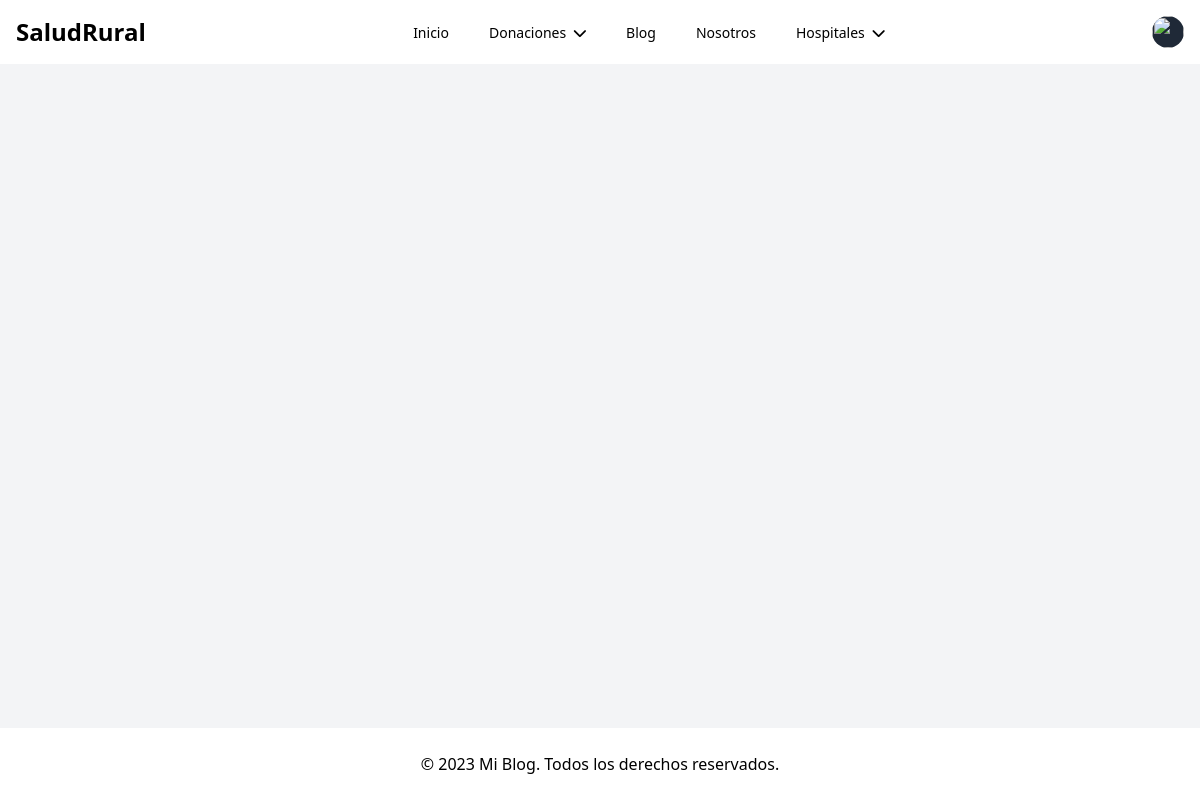
/blog.php (signed in), run on an earlier commit of the app's database.
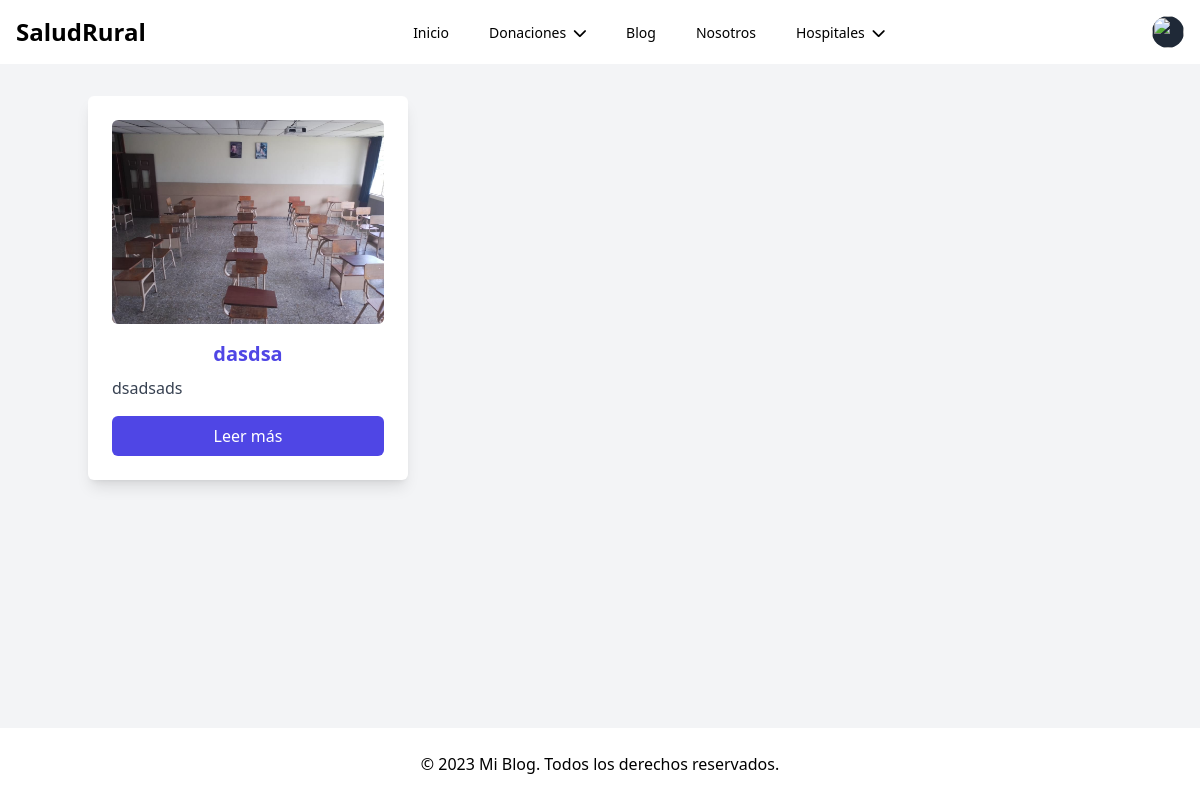
And on a later commit of the database.
### tables this page shows
CREATE TABLE `blogs` (
  `id` int(11) NOT NULL,
  `hospital_id` int(11) DEFAULT NULL,
  `titulo` varchar(255) DEFAULT NULL,
  `contenido` text DEFAULT NULL,
  `imagen` blob DEFAULT NULL,
  `fecha_publicacion` timestamp NOT NULL DEFAULT current_timestamp()
);

### HTML/blog.php (the view, shortened to what this page needs)
<!DOCTYPE html>
<html lang="es">
<head>
    <link rel="stylesheet" href="https://cdnjs.cloudflare.com/ajax/libs/font-awesome/6.2.1/css/all.min.css" />
    <link rel="stylesheet" href="../CSS/css-blog.css">
    <script src="https://cdn.tailwindcss.com"></script>
    <link rel="stylesheet" href="https://cdnjs.cloudflare.com/ajax/libs/font-awesome/6.0.0-beta3/css/all.min.css">
  </head>
<body class="bg-gray-100 font-sans flex flex-col min-h-screen">
<nav class="bg-white p-4">
        <div class="flex justify-between items-center">
            <a href="#" class="text-green text-2xl font-bold">SaludRural</a>
            <ul class="flex space-x-4">
                <li><a href="Index.php" class="text-black hover:bg-blue-600 hover:text-white rounded-md px-3 py-2 text-sm font-medium" aria-current="page">Inicio</a></li>
                <li class="relative">
                    <a href="#" class="text-black hover:bg-blue-600 hover:text-white rounded-md px-3 py-2 text-sm font-medium" id="donaciones-menu">
                        <span>Donaciones</span>
                        <i class="fas fa-chevron-down ml-1"></i>
                    </a>
                </li>
                <li><a href="#" class="text-black hover:bg-blue-600 hover:text-white rounded-md px-3 py-2 text-sm font-medium">Blog</a></li>
                <li><a href="#" class="text-black hover:bg-blue-600 hover:text-white rounded-md px-3 py-2 text-sm font-medium">Nosotros</a></li>
                <li class="relative">
                    <a href="#" class="text-black hover:bg-blue-600 hover:text-white rounded-md px-3 py-2 text-sm font-medium" id="hospitales-menu">
                        <span>Hospitales</span>
                        <i class="fas fa-chevron-down ml-1"></i>
                    </a>
                </li>
            </ul>
            <div class="relative">
                <button type="button" class="relative flex rounded-full bg-gray-800 text-sm focus:outline-none focus:ring-2 focus:ring-white focus:ring-offset-2 focus:ring-offset-gray-800" id="user-menu-button" aria-expanded="false" aria-haspopup="true">
                    <span class="absolute -inset-1.5"></span>
                    <img class="h-8 w-8 rounded-full" src="https://images.unsplash.com/photo-1472099645785-5658abf4ff4e?ixlib=rb-1.2.1&ixid=eyJhcHBfaWQiOjEyMDd9&auto=format&fit=facearea&facepad=2&w=256&h=256&q=80" alt="">
                </button>
            </div>
    </nav>
    <main class="container mx-auto mt-8 flex-grow mb-8">
    <section class="flex justify-center">
      <div class="grid grid-cols-1 md:grid-cols-2 lg:grid-cols-3 gap-8">
        <?php
        include("../PHP/conex.php");
        $sql = "SELECT id, titulo, contenido, imagen FROM blogs";
        $result = $conn->query($sql);
        if ($result->num_rows > 0) {
            while ($row = $result->fetch_assoc()) {
                echo '<article class="bg-white p-6 rounded-md shadow-lg hover:shadow-xl transition duration-300 flex flex-col justify-between">';
                echo '<div>';
                echo '<img src="' . $row['imagen'] . '" alt="Imagen del artículo" class="mb-4 rounded-md">';
                echo '<h2 class="text-xl font-semibold mb-2 text-indigo-600 text-center">' . $row['titulo'] . '</h2>';
                echo '<p class="text-gray-700 mb-4">' . $row['contenido'] . '</p>';
                echo '</div>';
                echo '<a href="#" class="text-white bg-indigo-600 hover:bg-indigo-700 rounded-md py-2 text-center">Leer más</a>';
                echo '</article>';
            }
        }
        ?>
      </div>
    </section>
  </main>
    <footer class="bg-white text-black py-6">
    <div class="container mx-auto text-center">
      <p>&copy; 2023 Mi Blog. Todos los derechos reservados.</p>
    </div>
  </footer>
</body>
</html>

What changed in the data, as far as the page shows it:
added blogs: imagen (picture), titulo "dasdsa", contenido "dsadsads"
